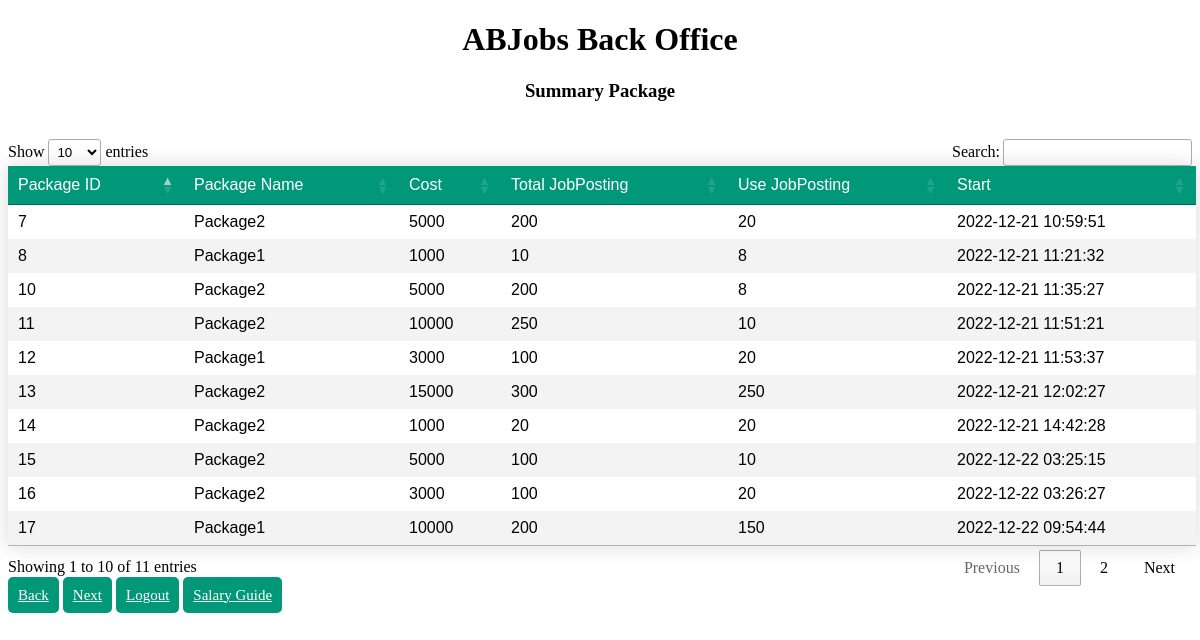
/backoffice_pack.php, run on the app's committed database.
### tables this page shows
CREATE TABLE `package` (
  `pack_id` int(11) NOT NULL,
  `pack_name` varchar(50) NOT NULL,
  `cost` int(11) NOT NULL,
  `total_jpost` int(11) NOT NULL,
  `use_jpost` int(11) NOT NULL,
  `start` timestamp NOT NULL DEFAULT current_timestamp(),
  `exp` timestamp NOT NULL DEFAULT current_timestamp()
);

### backoffice_pack.php (the view, shortened to what this page needs)
<?php
    include('server.php');
 $query ="SELECT pack_id, pack_name, cost, total_jpost, use_jpost, start
             FROM package";
 $result = mysqli_query($conn, $query);
 ?>
 <!DOCTYPE html>
 <html>
     <head>
          <link rel="stylesheet" href="style2.css">
          <link rel="stylesheet" type="text/css" href="//cdn.datatables.net/1.10.11/css/jquery.dataTables.min.css">
     </head>
     <body>
          <div>
               <h1 align='center'>ABJobs Back Office</h1>
          </div>
           <div class="container">
                <h3 align="center">Summary Package</h3>
                <br />
                <div class="table-responsive">
                    <table id="jobposting" class="styled-table" align="center">
                          <thead>
                               <tr>
                                    <td>Package ID</td>
                                    <td>Package Name</td>
                                    <td>Cost</td>
                                    <td>Total JobPosting</td>
                                    <td>Use JobPosting</td>
                                    <td>Start</td>
                               </tr>
                          </thead>
                          <?php
                          while($row = mysqli_fetch_array($result))
                          {
                               echo '
                               <tr>
                                    <td>'.$row["pack_id"].'</td>
                                    <td>'.$row["pack_name"].'</td>
                                    <td>'.$row["cost"].'</td>
                                    <td>'.$row["total_jpost"].'</td>
                                    <td>'.$row["use_jpost"].'</td>
                                    <td>'.$row["start"].'</td>
                              </tr>
                              ';
                          }
                          ?>
                     </table>
                </div>
                <a href="backoffice_com.php" class="btn">Back</a>
                <a href="backoffice_jpost.php" class="btn">Next</a>
                <a href="login_admin.php" class="btn">Logout</a>
                <a href="salary_guide_admin.php" class="btn">Salary Guide</a>
           </div>
      </body>
 </html>

### style2.css (style rules this page uses)
.styled-table { border-collapse: collapse; margin: 25px 0; font-size: 1.0em; font-family: sans-serif; min-width: 400px; box-shadow: 0 0 20px rgba(0, 0, 0, 0.15); }
.styled-table thead tr { background-color: #009879; color: #ffffff; text-align: left; }
.styled-table th, .styled-table td { padding: 15px 20px; }
.styled-table tbody tr { border-bottom: 1px solid #dddddd; }
.styled-table tbody tr:nth-of-type(even) { background-color: #f3f3f3; }
.styled-table tbody tr:last-of-type { border-bottom: 2px solid #009879; }
.btn { padding: 10px; font-size: 15px; color: white; background: #009879; border: none; border-radius: 5px; }

### data on the page
package: pack_id "7", pack_name "Package2", cost "5000", total_jpost "200", use_jpost "20", start "2022-12-21 10:59:51"
package: pack_id "8", pack_name "Package1", cost "1000", total_jpost "10", use_jpost "8", start "2022-12-21 11:21:32"
package: pack_id "10", pack_name "Package2", cost "5000", total_jpost "200", use_jpost "8", start "2022-12-21 11:35:27"
package: pack_id "11", pack_name "Package2", cost "10000", total_jpost "250", use_jpost "10", start "2022-12-21 11:51:21"
package: pack_id "12", pack_name "Package1", cost "3000", total_jpost "100", use_jpost "20", start "2022-12-21 11:53:37"
package: pack_id "13", pack_name "Package2", cost "15000", total_jpost "300", use_jpost "250", start "2022-12-21 12:02:27"
package: pack_id "14", pack_name "Package2", cost "1000", total_jpost "20", use_jpost "20", start "2022-12-21 14:42:28"
package: pack_id "15", pack_name "Package2", cost "5000", total_jpost "100", use_jpost "10", start "2022-12-22 03:25:15"
package: pack_id "16", pack_name "Package2", cost "3000", total_jpost "100", use_jpost "20", start "2022-12-22 03:26:27"
package: pack_id "17", pack_name "Package1", cost "10000", total_jpost "200", use_jpost "150", start "2022-12-22 09:54:44"
